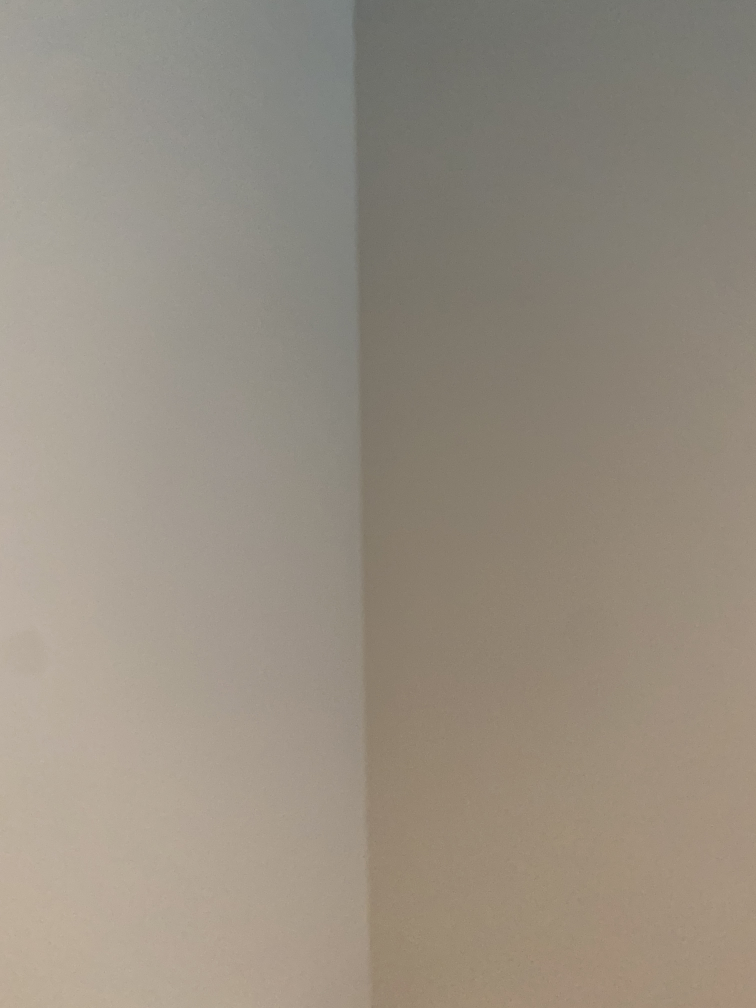
#> input picture data/images/wall1.jpg, 3024 x 4032 px, given in place of the camera (shown at 1/4 size)
$ python main.py
#> lines starting #> are read from the running program, lines starting #| are printed output that depends on the picture; after the words box and inside, x2 and y2 are one past the last pixel; in counts of white or black regions, pixels touching at a corner belong together
### code/Detector.py
from hmac import new
from re import I
from tkinter.tix import DirList
from turtle import shape
import cv2
from cv2 import HoughLines
from PIL import Image
import matplotlib.pyplot as plt
import numpy as np
import time
import os
from itertools import combinations

class Detector:
    def __init__(self):
        self.intersection = np.empty(shape=(2))

    def preprocessing(self, image, ksize, t1, t2):
        # Preprocessing and Canny edge detection
        gray = cv2.cvtColor(image, cv2.COLOR_BGR2GRAY)
        blur = cv2.GaussianBlur(gray, (ksize, ksize), 0)
        canny = cv2.Canny(blur, threshold1=t1, threshold2=t2)

        # Process edge image
        kernel = np.ones((15,15),np.uint8)
        edge = cv2.dilate(canny, kernel, iterations=1)

        # [5 lines of commented-out code are left out]

        edge = cv2.morphologyEx(edge, cv2.MORPH_OPEN, kernel)

        lines = cv2.HoughLinesP(
            edge, # Input edge image
            1, # Distance resolution in pixels
            np.pi/180, # Angle resolution in radians
            threshold=100, # Min number of votes for valid line
            minLineLength=500, # Min allowed length of line
            maxLineGap=100 # Max allowed gap between line for joining them
            )

        return lines

    # [156 lines left out: functions findIntersection, filterLines, isCenter, showLines, not called in this run]

    def detectVideo(self, videoPath, ksize, t1, t2, height, width):

        # Used for FPS
        startTime = 0

        # Open video file
        cap = cv2.VideoCapture(videoPath)
        if (cap.isOpened() == False):
            print("Error opening file...")
            return

        # Show Video
        while cap.isOpened():
            (sucess, image) = cap.read()
            if sucess:
                empty = np.zeros(shape=(height, width, 3))

                currentTime = time.time()
                fps = 1 / (currentTime - startTime)
                startTime = currentTime

                cv2.putText(image, "FPS: " + str(int(fps)), (20, 40), cv2.FONT_HERSHEY_SIMPLEX, 1, (255, 255, 255), 2)

                lines = self.preprocessing(image, ksize, t1, t2)
                if lines is None:
                    print("{}\t\tNo lines detected".format(time.strftime('%Y-%m-%d %H:%M:%S', time.localtime(currentTime))))
                    cv2.imshow("result", image)
                else:
                    print("{}\t\tLines detected".format(time.strftime('%Y-%m-%d %H:%M:%S', time.localtime(currentTime))))
                    image = self.showLines(lines, height, width, image)
                    cv2.imshow("result", image)

                if cv2.waitKey(25) & 0xFF == ord('q'):
                    break

            else:
                break

        cv2.destroyAllWindows()

    # [14 lines left out: functions detectImage, saveImage, not called in this run]

### code/main.py
from Detector import *

# IMAGE_PATH = "./data/images/test.jpg"
# image = cv2.imread(IMAGE_PATH)
# imageHeight, imageWidth = image.shape[:2]

VIDEO_PATH = 0
cap = cv2.VideoCapture(VIDEO_PATH)
(sucess, image) = cap.read()
#> image is the input picture: shape (4032, 3024, 3); mean B, G, R 129.4, 142.3, 151.2
videoWidth = image.shape[1]
#> videoWidth = 3024
videoHeight = image.shape[0]
#> videoHeight = 4032

ksize = 5
t1 = 50
t2 = 55

detector = Detector()

detector.detectVideo(VIDEO_PATH, ksize, t1, t2, videoHeight, videoWidth)
#> in preprocessing, `gray = cv2.cvtColor(image, cv2.COLOR_BGR2GRAY)`:
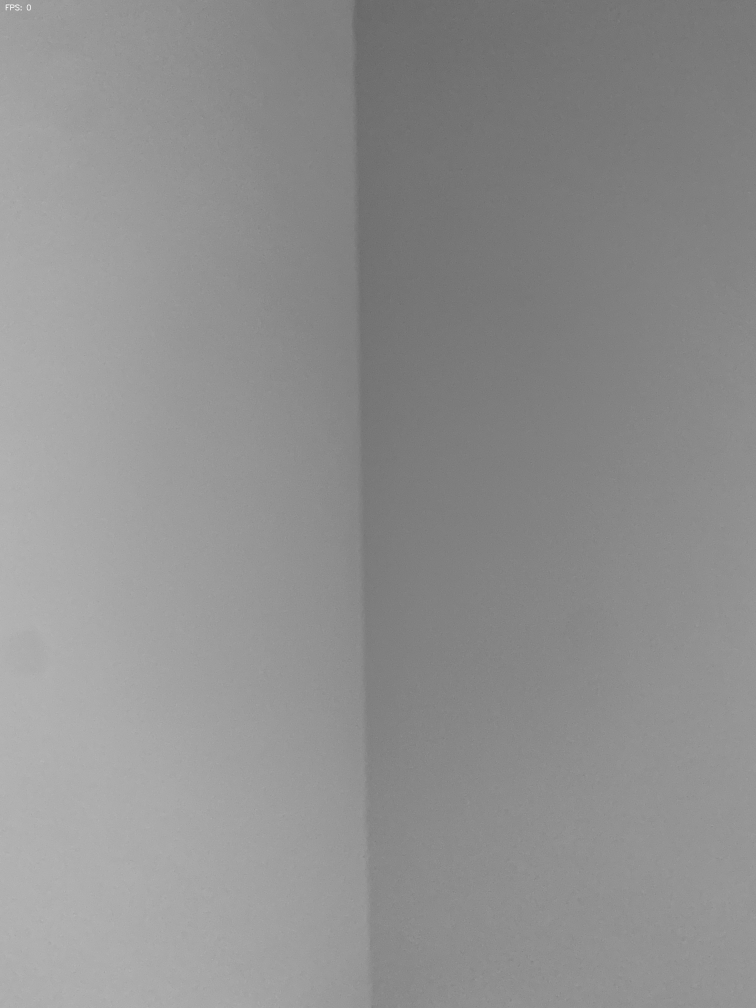
#> gray: shape (4032, 3024) (shown at 1/4 size); min 90, max 255, mean 143.5
#> in preprocessing, `canny = cv2.Canny(blur, threshold1=t1, threshold2=t2)`:
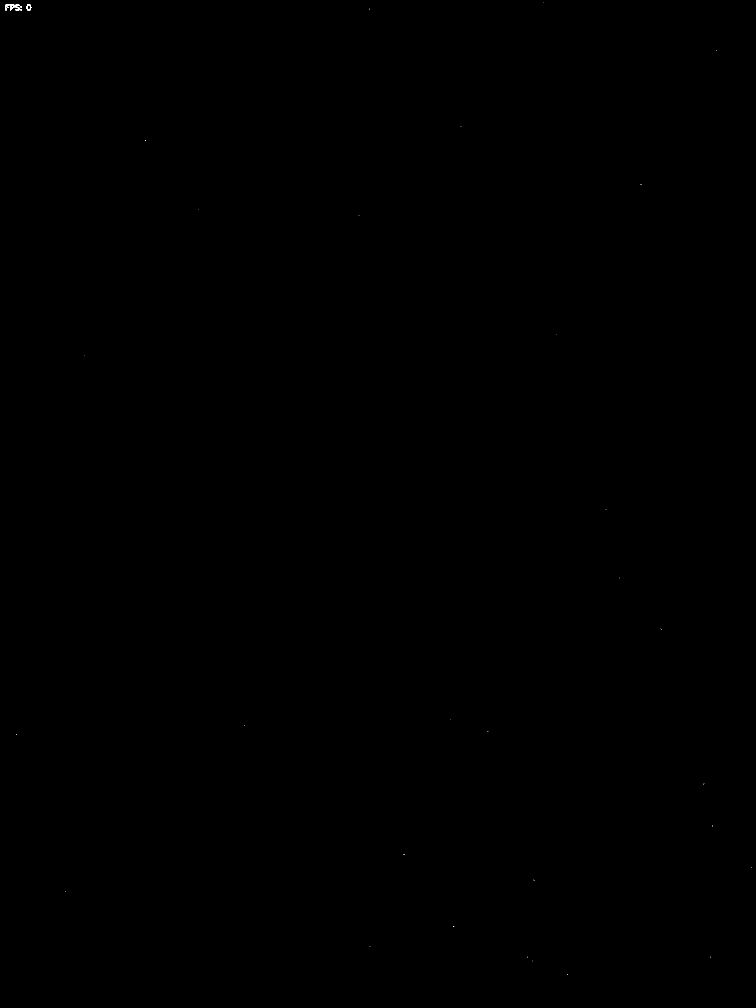
#> canny: shape (4032, 3024) (shown at 1/4 size); 0% white in thin lines or dots
#> in preprocessing, `edge = cv2.dilate(canny, kernel, iterations=1)`:
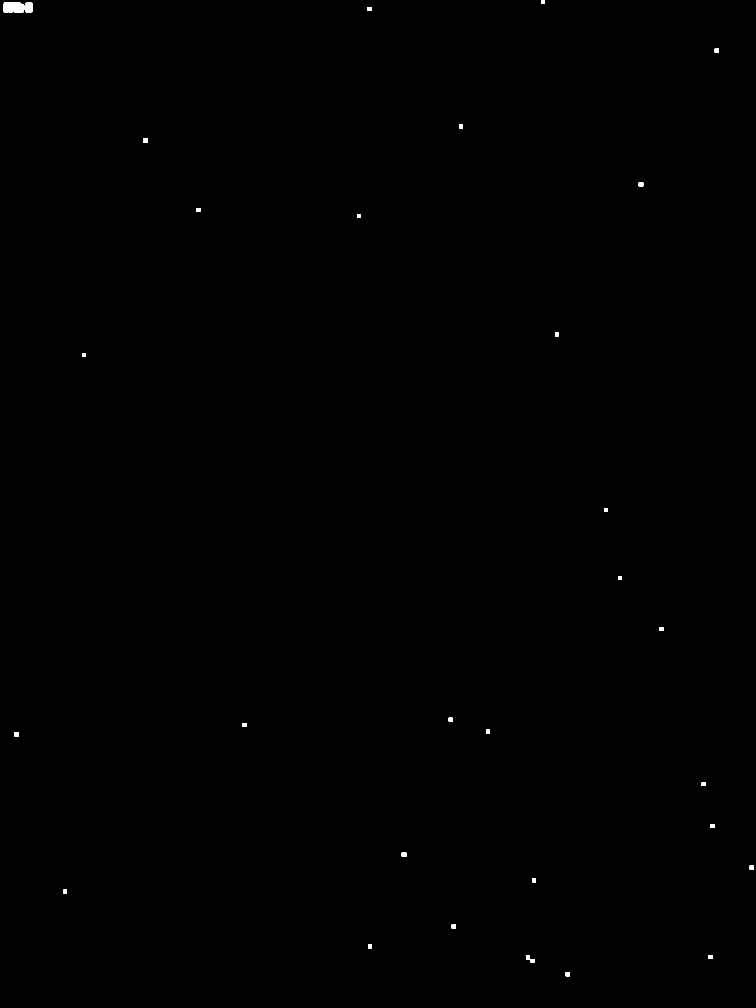
#> edge: shape (4032, 3024) (shown at 1/4 size); 0.09% white; 31 white regions, largest, box (x1, y1, x2, y2) and area: (15, 10, 94, 50) 2981, (99, 10, 132, 50) 1203, (1607, 3411, 1626, 3426) 285
#> in preprocessing, `lines = cv2.HoughLinesP( edge,`: lines = None
#> (key q is pressed here)

# lines = detector.preprocessing(image, ksize, t1, t2)
# image = detector.detectImage(lines, imageHeight, imageWidth)
# detector.saveImage(image, "result", True)

$ run again, on data/images/wall_slanted1.jpg
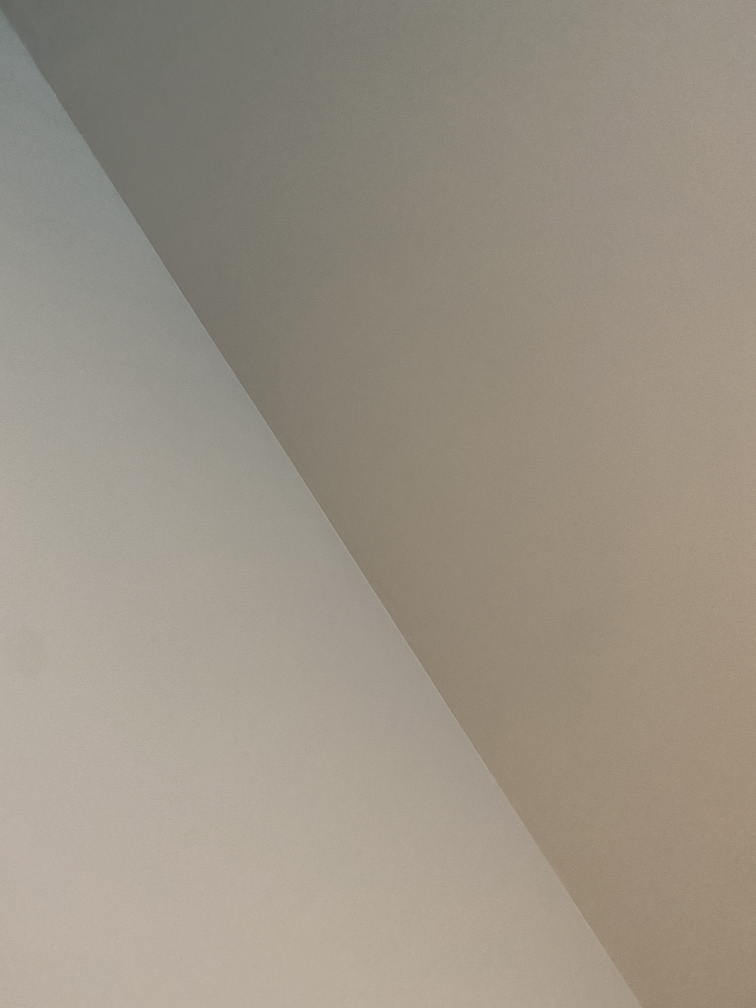
#> input picture data/images/wall_slanted1.jpg, 3024 x 4032 px, given in place of the camera (shown at 1/4 size)
#> image is the input picture: shape (4032, 3024, 3); mean B, G, R 133.5, 146.5, 155
#> in preprocessing, `canny = cv2.Canny(blur, threshold1=t1, threshold2=t2)`:
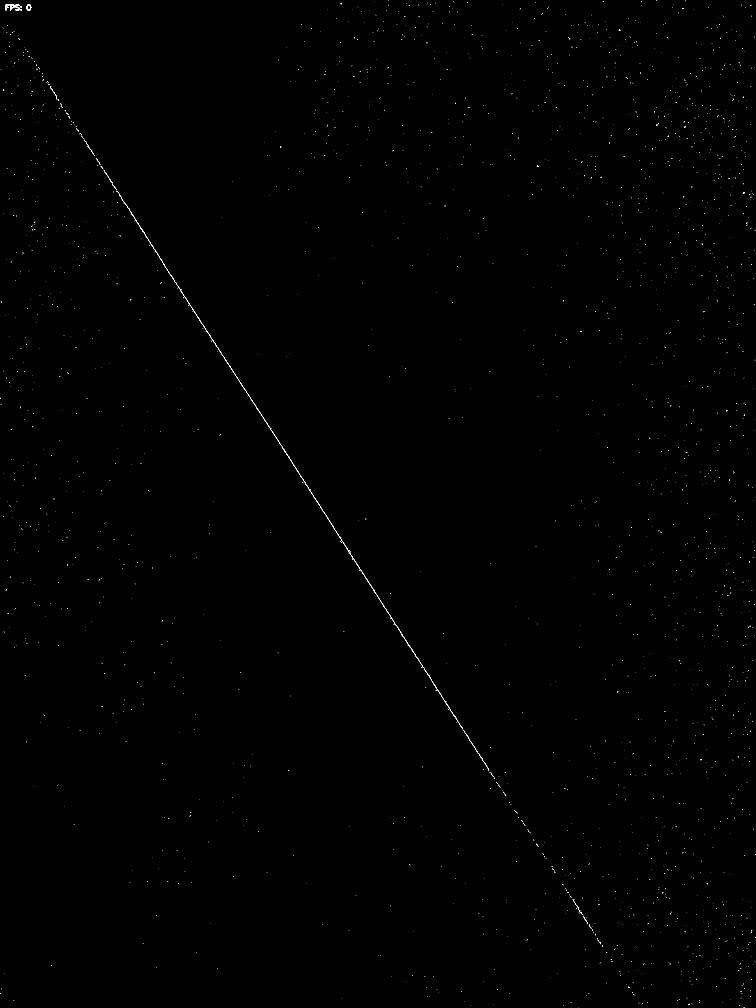
#> canny: shape (4032, 3024) (shown at 1/4 size); 0.08% white in thin lines or dots
#> edge: shape (4032, 3024); 4.5% white; 1593 white regions, largest, box (x1, y1, x2, y2) and area: (105, 218, 2032, 3190) 75667, (2242, 3530, 2418, 3794) 6804, (15, 10, 94, 50) 2979
#> in preprocessing, `lines = cv2.HoughLinesP( edge,`: lines = 93 rows, first 6: [25, 93, 2576, 4021], [24, 93, 2575, 4021], [22, 95, 2571, 4021], [22, 93, 2573, 4021], [28, 93, 2129, 3329], [22, 98, 2569, 4021]
#> the loop in showLines, `for points in lines:` made 93 passes
#> after the loop in showLines, `for points in lines:`: linesList = 93 items, first 6: [25, 93, 2576, 4021], [24, 93, 2575, 4021], [22, 95, 2571, 4021], [22, 93, 2573, 4021], [28, 93, 2129, 3329], [22, 98, 2569, 4021]
#> the loop in filterLines, `for line in linesList:` made 19 passes
#> after the loop in filterLines, `for line in linesList:`: linesList = 19 items, first 6: [22, 95, 2571, 4021], [703, 1153, 2565, 4021], [1204, 1928, 2563, 4021], [56, 118, 1250, 1957], [1553, 2474, 2556, 4019], [2930, 830, 2973, 204]
#> the loop in filterLines, `for line in linesList:` made 19 passes
#> after the loop in filterLines, `for line in linesList:`: slope = [1.54, 1.54, 1.54, 1.54, 1.54, -14.56, 14.45, 0, 11.38, 1.54, 1.54, 0.0525, -58.22, -14.39, 1.54, -0.555, -1.54, 1.54, 1.54]; yIntercept = [61.12, 70.18, 73.72, 31.75, 81.79, 43485.3, -39441.6, 3137, -31537.6, 23.75, 91.57, 8.65, 4434.9, 2845.4, 20.61, 1485.9, 2548.6, 42.11, 69.61]
#> the loop in filterLines, `for i in range(len(slope)):` made 19 passes
#> after the loop in filterLines, `for i in range(len(slope)):`: index = []
#> the loop in filterLines, `for i in range(len(linesList)):` made 19 passes
#> after the loop in filterLines, `for i in range(len(linesList)):`: newIndex = [0, 1, 2, 3, 4, 5, 6, 7, 8, 9, 10, 11, 12, 13, 14, 15, 16, 17, 18]
#> the loop in filterLines, `for i in newIndex:` made 19 passes
#> after the loop in filterLines, `for i in newIndex:`: newLinesList has the same summary as linesList; newSlope has the same summary as slope; newYIntercept has the same summary as yIntercept
#> the loop in findIntersection, `for i in range(len(slope)):` made 19 passes
#> the loop in findIntersection, `for i, j in comb:` made 171 passes
#> after the loop in findIntersection, `for i, j in comb:`: xInter = 112702; yInter = 34622
#> in findIntersection, `xInter = xInter/(len(Y))`: xInter = 5931.7
#> in findIntersection, `yInter = yInter/(len(Y))`: yInter = 1822.2
#> the loop in filterLines (call 2), `for line in linesList:` made 15 passes
#> the loop in filterLines (call 2), `for line in linesList:` made 15 passes
#> the loop in filterLines (call 2), `for i in range(len(slope)):` made 15 passes
#> the loop in filterLines (call 2), `for i in range(len(linesList)):` made 15 passes
#> the loop in filterLines (call 2), `for i in newIndex:` made 15 passes
#> the loop in findIntersection (call 2), `for i in range(len(slope)):` made 15 passes
#> the loop in findIntersection (call 2), `for i, j in comb:` made 105 passes
#> in showLines, `linesList = self.filterLines(linesList, 600, 0.1, 0, width, height, Fa..`: linesList = 15 items, first 6: [22, 95, 2571, 4021], [703, 1153, 2565, 4021], [1204, 1928, 2563, 4021], [56, 118, 1250, 1957], [2930, 830, 2973, 204], [2906, 2557, 2948, 3164]
#> the loop in showLines, `for line in linesList:` made 15 passes
#> `# detector.saveImage(image, "result", True)`:
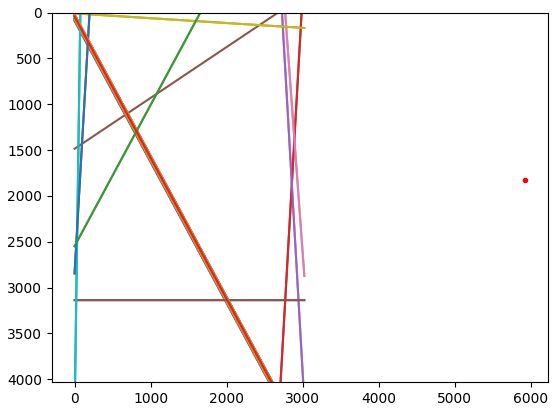
#> figure drawn by matplotlib, 1 panel; curve peaks at x = 3023, y = 4717.2; curve peaks at x = 3023, y = 4726.4; curve peaks at x = 3023, y = 4729.4
